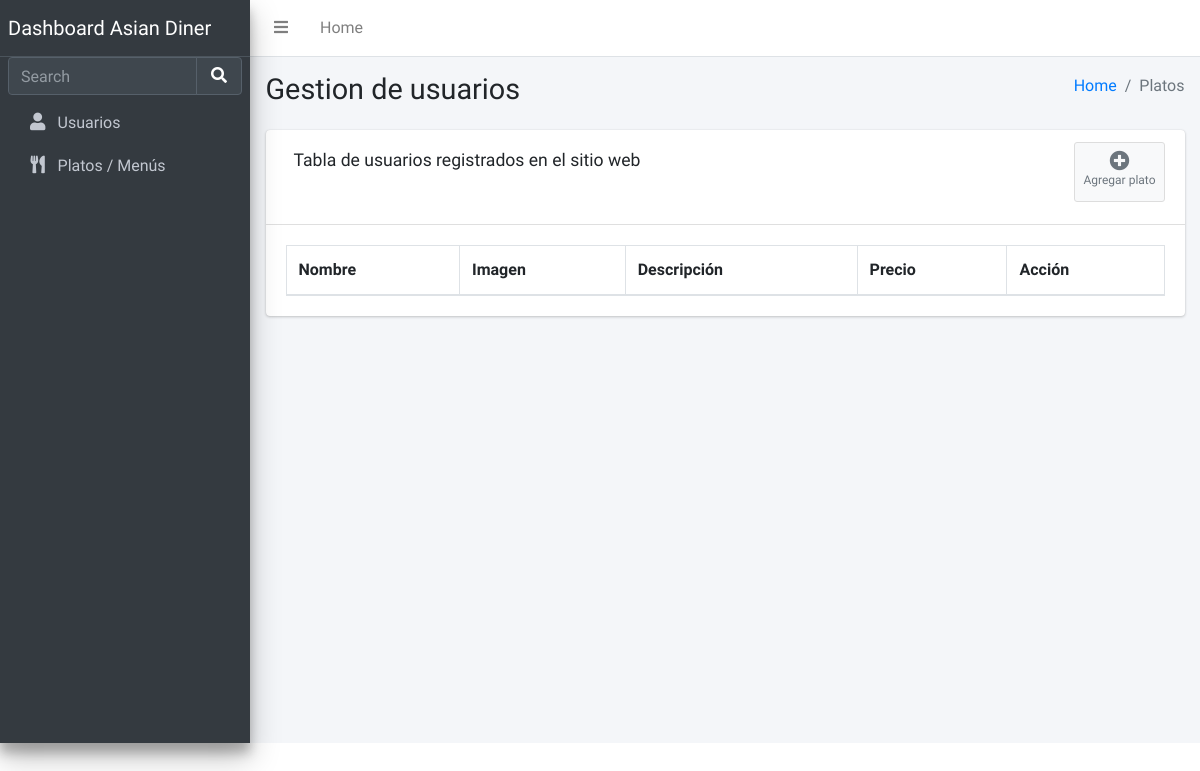
Page /platos on the earlier database version.
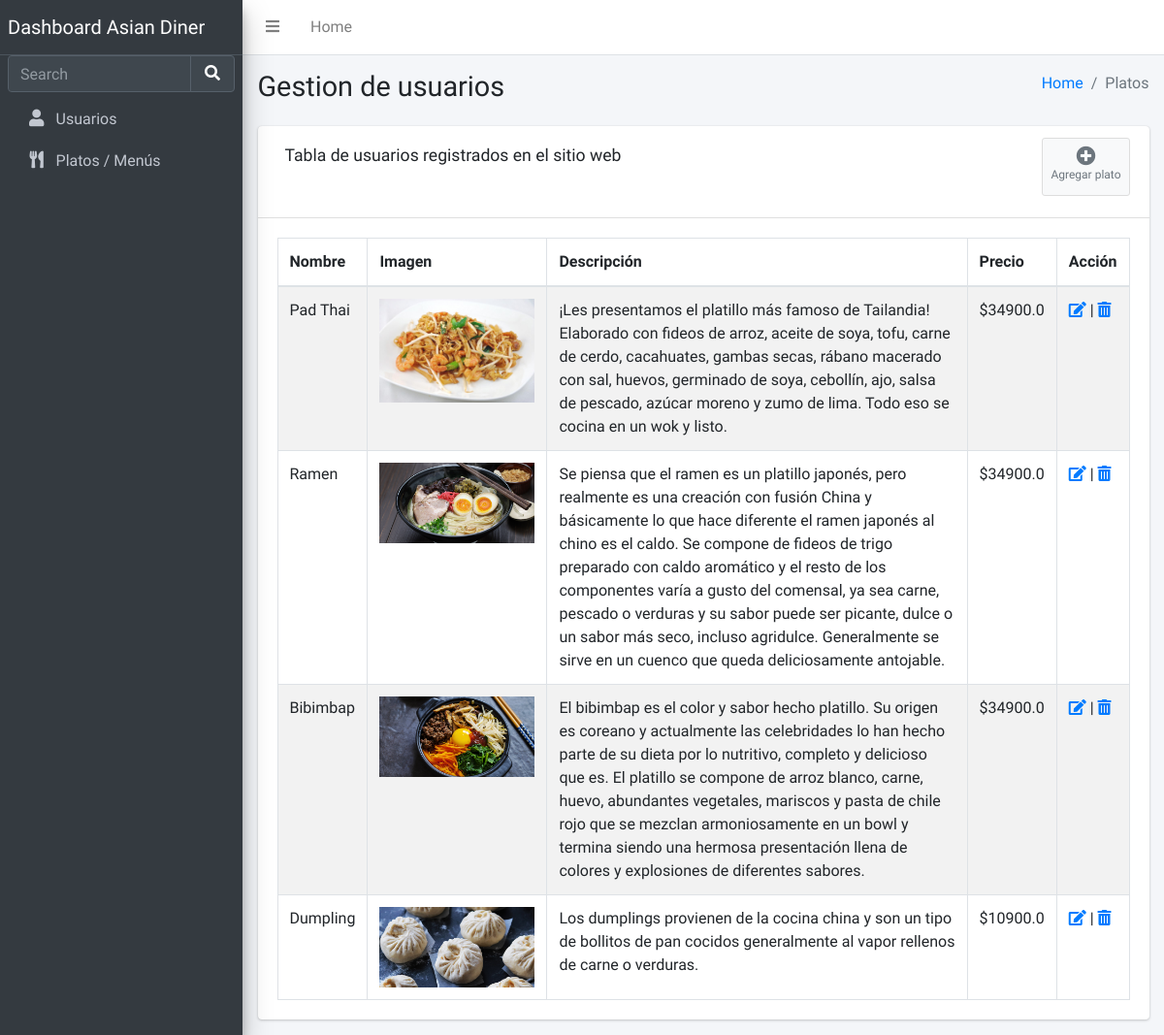
Same page on the later database version.
### tables this page shows
CREATE TABLE platos (
	id INTEGER NOT NULL PRIMARY KEY AUTOINCREMENT,
	plato TEXT(60) NOT NULL,
	descripcion TEXT(255),
	imagen TEXT(200),
	precio REAL
, id_disponiblidad INTEGER NOT NULL);

### app.py (the view)
@app.route('/platos', methods=['POST', 'GET'])
def plato():
    platos = db.mostrar_platos()
    return render_template('platos.html', platos=platos)

### db.py (called while the page is built)
def mostrar_platos():
    with sqlite3.connect(CONEXION) as con:
        cur = con.cursor()
        cur.execute('SELECT * FROM platos' )
        platos = cur.fetchall()
        return platos

### templates/platos.html (shortened to what this page needs)
<!DOCTYPE html>
<html lang="en">
<head>
  <link rel="stylesheet" href="https://cdnjs.cloudflare.com/ajax/libs/font-awesome/5.15.4/css/all.min.css" />
  <link rel="stylesheet" href="../../static/css/dataTables.bootstrap4.min.css">
  <link rel="stylesheet" href="../static/css/responsive.bootstrap4.min.css">
  <link rel="stylesheet" href="../static/css/buttons.bootstrap4.min.css">
  <link rel="stylesheet" href="../static/css/adminlte.min.css">
</head>
<body class="hold-transition sidebar-mini">
<div class="wrapper">
  <nav class="main-header navbar navbar-expand navbar-white navbar-light">
    <ul class="navbar-nav">
      <li class="nav-item">
        <a class="nav-link" data-widget="pushmenu" href="#" role="button"><i class="fas fa-bars"></i></a>
      </li>
      <li class="nav-item d-none d-sm-inline-block">
        <a href="{{ url_for('index') }}" class="nav-link">Home</a>
      </li>
    </ul>
  </nav>
  <aside class="main-sidebar sidebar-dark-primary elevation-4">
    <a href="#" class="brand-link">
      <span class="brand-text font-weight-light">Dashboard Asian Diner</span>
    </a>
    <div class="sidebar">
      <div class="form-inline">
        <div class="input-group" data-widget="sidebar-search">
          <input class="form-control form-control-sidebar" type="search" placeholder="Search" aria-label="Search">
          <div class="input-group-append">
            <button class="btn btn-sidebar">
              <i class="fas fa-search fa-fw"></i>
            </button>
          </div>
        </div>
      </div>
      <nav class="mt-2">
        <ul class="nav nav-pills nav-sidebar flex-column" data-widget="treeview" role="menu" data-accordion="false">
          <li class="nav-item">
            <a href="{{ url_for('usuario') }}" class="nav-link">
              <i class="nav-icon fas fa-user"></i>
              <p>
                Usuarios
              </p>
            </a>
          </li>
          <li class="nav-item">
            <a href="#" class="nav-link">
              <i class="nav-icon fas fa-utensils"></i>
              <p>
                Platos / Menús
              </p>
            </a>
          </li>
        </ul>
      </nav>
    </div>
  </aside>
  <div class="content-wrapper">
    <section class="content-header">
      <div class="container-fluid">
        <div class="row mb-2">
          <div class="col-sm-6">
            <h1>Gestion de usuarios</h1>
          </div>
          <div class="col-sm-6">
            <ol class="breadcrumb float-sm-right">
              <li class="breadcrumb-item"><a href="{{ url_for('index') }}">Home</a></li>
              <li class="breadcrumb-item active">Platos</li>
            </ol>
          </div>
        </div>
      </div>
    </section>
    <section class="content">
      <div class="container-fluid">
        <div class="row">
          <div class="col-12">
            <div class="card">
              <div class="card-header">
                <div class="d-flex bd-highlight">
                  <h3 class="p-2 flex-grow-1 bd-highlight card-title">Tabla de usuarios registrados en el sitio web</h3>
                  <a href="{{ url_for('agregar_platos') }}" type="button" class="p-2 bd-highlight btn btn-app"><i class="fas fa-plus-circle"></i> Agregar plato</a>
                </div>
              </div>
              <div class="card-body">
                <table id="example1" class="table table-bordered table-striped">
                  <thead>
                  <tr>
                    <th>Nombre</th>
                    <th>Imagen</th>
                    <th>Descripción</th>
                    <th>Precio</th>
                    <th>Acción</th>
                  </tr>
                  </thead>
                  <tbody>
                    {% for plato in platos %}
                      <tr>
                        <td>{{plato.1}}</td>
                        <td><img src="../static/img-platos/{{ plato.3 }}" alt="" ></td>
                        <td>{{plato.2}}</td>
                        <td>${{plato.4}}</td>
                        <td>
                            <a href="/platos/editar/{{ plato.0 }}">
                              <i class="fa fa-edit"></i>
                            </a> |
                            <a href="/platos/eliminar/{{ plato.0 }}">
                              <i class="fas fa-trash-alt"></i>
                            </a>
                        </td>
                      </tr>
                    {% endfor %}
                  </tbody>
                </table>
              </div>
            </div>
          </div>
        </div>
      </div>
    </section>
  </div>
</div>
</body>
</html>

### templates/platos.html (style rules this page uses)
td img { width: 20vh; margin-left: auto; margin-right: auto; }

Differences in the rows shown:
added platos: plato "Pad Thai", imagen (picture), descripcion "¡Les presentamos el platillo más famoso de Tailandia! Elaborado con fideos de arroz, aceite de soya, tofu, carne de cerdo, cacahuates, gambas secas, rábano macerado con sal, huevos, germinado de soya, cebollín, ajo, salsa de pescado, azúcar moreno y zumo de lima. Todo eso se cocina en un wok y listo.", precio "34900.0"
added platos: plato "Ramen", imagen (picture), descripcion "Se piensa que el ramen es un platillo japonés, pero realmente es una creación con fusión China y básicamente lo que hace diferente el ramen japonés al chino es el caldo. Se compone de fideos de trigo preparado con caldo aromático y el resto de los componentes varía a gusto del comensal, ya sea carne, pescado o verduras y su sabor puede ser picante, dulce o un sabor más seco, incluso agridulce. Generalmente se sirve en un cuenco que queda deliciosamente antojable.", precio "34900.0"
added platos: plato "Bibimbap", imagen (picture), descripcion "El bibimbap es el color y sabor hecho platillo. Su origen es coreano y actualmente las celebridades lo han hecho parte de su dieta por lo nutritivo, completo y delicioso que es. El platillo se compone de arroz blanco, carne, huevo, abundantes vegetales, mariscos y pasta de chile rojo que se mezclan armoniosamente en un bowl y termina siendo una hermosa presentación llena de colores y explosiones de diferentes sabores.", precio "34900.0"
added platos: plato "Dumpling", imagen (picture), descripcion "Los dumplings provienen de la cocina china y son un tipo de bollitos de pan cocidos generalmente al vapor rellenos de carne o verduras.", precio "10900.0"
